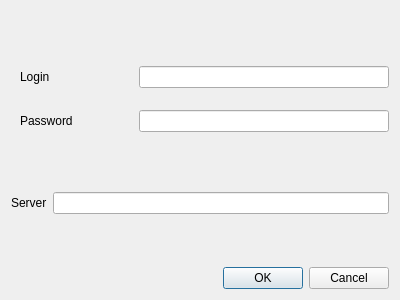
<?xml version="1.0" encoding="UTF-8"?>
<ui version="4.0">
 <class>Dialog</class>
 <widget class="QDialog" name="Dialog">
  <property name="geometry">
   <rect>
    <x>0</x>
    <y>0</y>
    <width>400</width>
    <height>300</height>
   </rect>
  </property>
  <property name="windowTitle">
   <string>Dialog</string>
  </property>
  <layout class="QVBoxLayout" name="verticalLayout">
   <item>
    <spacer name="verticalSpacer_2">
     <property name="orientation">
      <enum>Qt::Vertical</enum>
     </property>
     <property name="sizeHint" stdset="0">
      <size>
       <width>20</width>
       <height>40</height>
      </size>
     </property>
    </spacer>
   </item>
   <item>
    <layout class="QHBoxLayout" name="horizontalLayout">
     <item>
      <widget class="QWidget" name="widget" native="true">
       <property name="maximumSize">
        <size>
         <width>200</width>
         <height>16777215</height>
        </size>
       </property>
       <layout class="QHBoxLayout" name="horizontalLayout_4">
        <item>
         <widget class="QLabel" name="label">
          <property name="text">
           <string>Login</string>
          </property>
         </widget>
        </item>
        <item>
         <spacer name="horizontalSpacer">
          <property name="orientation">
           <enum>Qt::Horizontal</enum>
          </property>
          <property name="sizeHint" stdset="0">
           <size>
            <width>64</width>
            <height>20</height>
           </size>
          </property>
         </spacer>
        </item>
       </layout>
      </widget>
     </item>
     <item>
      <widget class="QLineEdit" name="lineEdit">
       <property name="minimumSize">
        <size>
         <width>250</width>
         <height>0</height>
        </size>
       </property>
      </widget>
     </item>
    </layout>
   </item>
   <item>
    <layout class="QHBoxLayout" name="horizontalLayout_2">
     <item>
      <widget class="QWidget" name="widget_2" native="true">
       <property name="maximumSize">
        <size>
         <width>200</width>
         <height>16777215</height>
        </size>
       </property>
       <layout class="QHBoxLayout" name="horizontalLayout_5">
        <item>
         <widget class="QLabel" name="label_2">
          <property name="text">
           <string>Password</string>
          </property>
         </widget>
        </item>
        <item>
         <spacer name="horizontalSpacer_2">
          <property name="orientation">
           <enum>Qt::Horizontal</enum>
          </property>
          <property name="sizeHint" stdset="0">
           <size>
            <width>40</width>
            <height>20</height>
           </size>
          </property>
         </spacer>
        </item>
       </layout>
      </widget>
     </item>
     <item>
      <widget class="QLineEdit" name="lineEdit_2">
       <property name="minimumSize">
        <size>
         <width>250</width>
         <height>0</height>
        </size>
       </property>
      </widget>
     </item>
    </layout>
   </item>
   <item>
    <spacer name="verticalSpacer_3">
     <property name="orientation">
      <enum>Qt::Vertical</enum>
     </property>
     <property name="sizeHint" stdset="0">
      <size>
       <width>20</width>
       <height>40</height>
      </size>
     </property>
    </spacer>
   </item>
   <item>
    <layout class="QHBoxLayout" name="horizontalLayout_3">
     <item>
      <widget class="QLabel" name="label_3">
       <property name="text">
        <string>Server</string>
       </property>
      </widget>
     </item>
     <item>
      <widget class="QLineEdit" name="lineEdit_3"/>
     </item>
    </layout>
   </item>
   <item>
    <spacer name="verticalSpacer">
     <property name="orientation">
      <enum>Qt::Vertical</enum>
     </property>
     <property name="sizeHint" stdset="0">
      <size>
       <width>20</width>
       <height>40</height>
      </size>
     </property>
    </spacer>
   </item>
   <item>
    <widget class="QDialogButtonBox" name="buttonBox">
     <property name="orientation">
      <enum>Qt::Horizontal</enum>
     </property>
     <property name="standardButtons">
      <set>QDialogButtonBox::Cancel|QDialogButtonBox::Ok</set>
     </property>
    </widget>
   </item>
  </layout>
 </widget>
 <resources/>
 <connections>
  <connection>
   <sender>buttonBox</sender>
   <signal>accepted()</signal>
   <receiver>Dialog</receiver>
   <slot>accept()</slot>
   <hints>
    <hint type="sourcelabel">
     <x>248</x>
     <y>254</y>
    </hint>
    <hint type="destinationlabel">
     <x>157</x>
     <y>274</y>
    </hint>
   </hints>
  </connection>
  <connection>
   <sender>buttonBox</sender>
   <signal>rejected()</signal>
   <receiver>Dialog</receiver>
   <slot>reject()</slot>
   <hints>
    <hint type="sourcelabel">
     <x>316</x>
     <y>260</y>
    </hint>
    <hint type="destinationlabel">
     <x>286</x>
     <y>274</y>
    </hint>
   </hints>
  </connection>
 </connections>
</ui>
